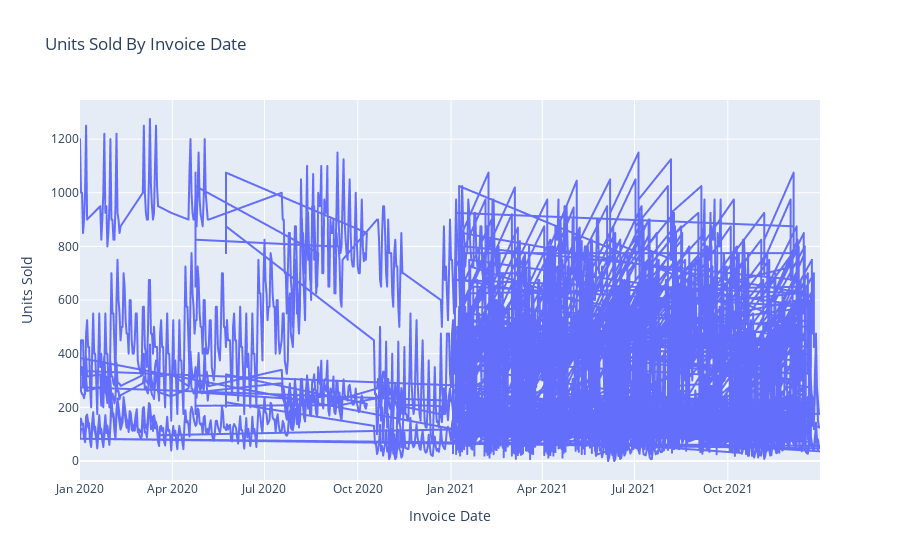

The notebook cell saved with this chart:
### Code cell
px.line(x = "Invoice Date", y = "Units Sold" ,data_frame=df, title = "Units Sold By Invoice Date")

### Figure 1 — Plotly figure (JSON) as saved in the notebook; plotly's stock layout.template omitted (floating-point values rounded to 4 significant figures; data arrays with more than 128 entries replaced by an {"elided": "..."} marker saying what was removed)
{"data": [{"hovertemplate": "Invoice Date=%{x}<br>Units Sold=%{y}<extra></extra>", "legendgroup": "", "line": {"color": "#636efa", "dash": "solid"}, "marker": {"symbol": "circle"}, "mode": "lines", "name": "", "showlegend": false, "type": "scattergl", "x": {"elided": "9648 str values"}, "xaxis": "x", "y": {"elided": "9648 int values"}, "yaxis": "y"}], "layout": {"legend": {"tracegroupgap": 0}, "title": {"text": "Units Sold By Invoice Date"}, "xaxis": {"anchor": "y", "domain": [0, 1], "title": {"text": "Invoice Date"}}, "yaxis": {"anchor": "x", "domain": [0, 1], "title": {"text": "Units Sold"}}}}
